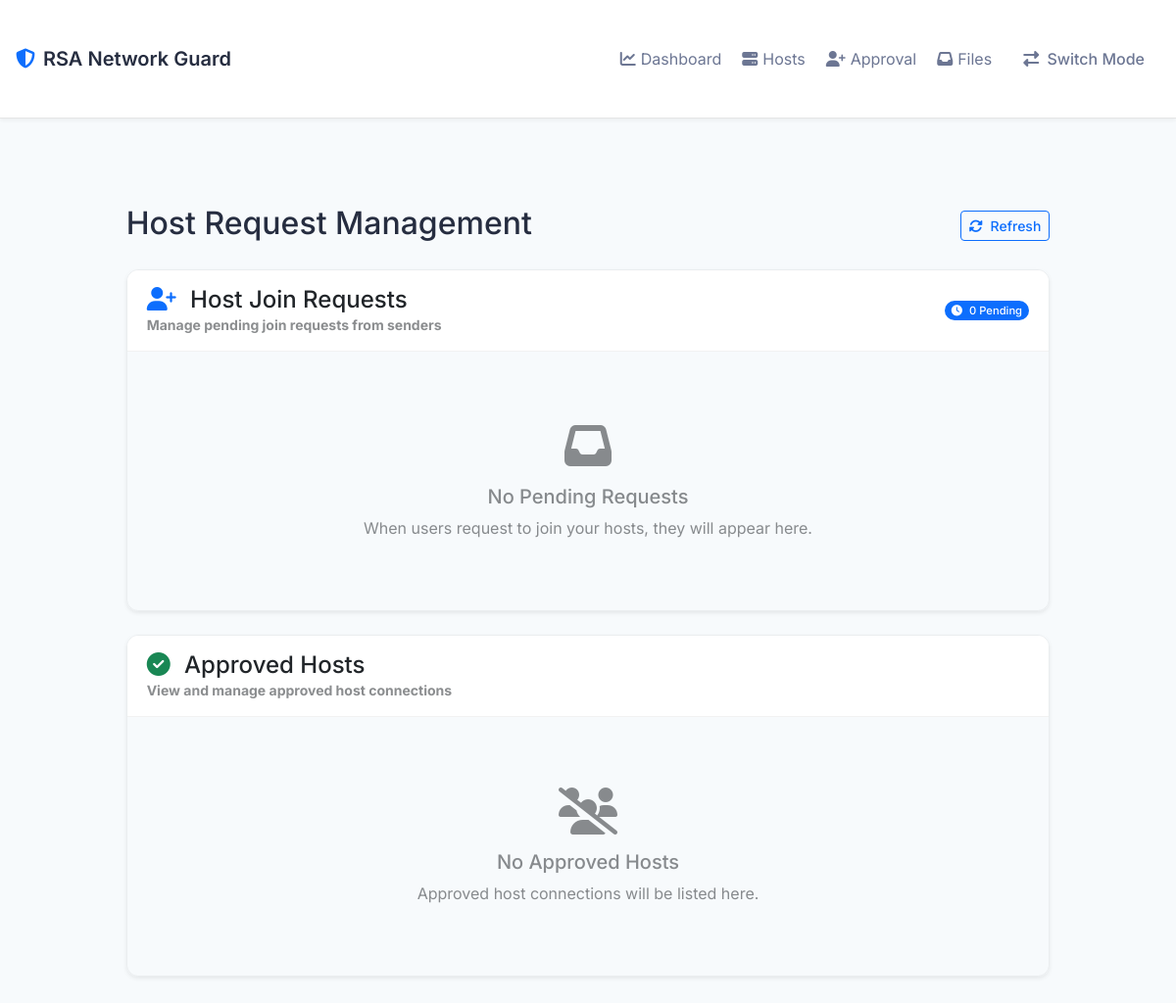
Page /receiver_host/approval on the earlier database version.
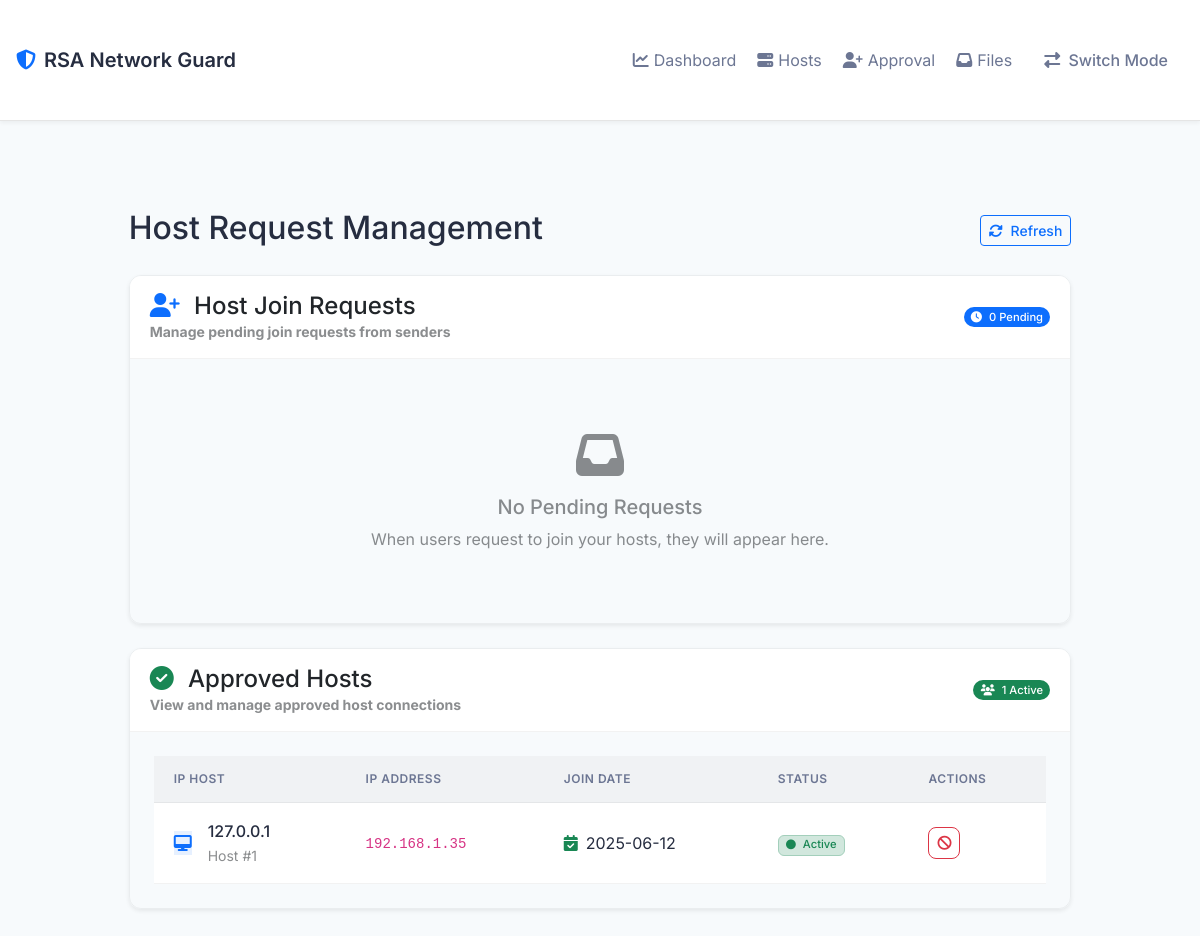
Same page on the later database version.
### models.py (models this page shows)
class HostJoinRequest(db.Model):
    id = db.Column(db.Integer, primary_key=True)
    host_id = db.Column(db.Integer, db.ForeignKey('host.id'), nullable=False)
    host_name = db.Column(db.String(100), nullable=False)
    sender_ip = db.Column(db.String(45), nullable=False)
    host_owner_ip = db.Column(db.String(45), nullable=False)
    message = db.Column(db.String(255))
    response_message = db.Column(db.String(255))
    status = db.Column(db.String(20), default='pending')
    created_at = db.Column(db.DateTime, nullable=False, default=datetime.utcnow)
    approved_at = db.Column(db.DateTime)
    rejected_at = db.Column(db.DateTime)
    revoked_at = db.Column(db.DateTime)
    host = db.relationship('Host', backref=db.backref('join_requests', lazy=True))

### routes.py (the view)
@app.route('/receiver_host/approval')
def receiver_host_approval():
    client_ip = get_client_ip()
    pending_requests = HostJoinRequest.query.filter_by(
        host_owner_ip=client_ip,
        status='pending'
    ).order_by(HostJoinRequest.created_at.desc()).all()
    approved_hosts = HostJoinRequest.query.filter_by(
        host_owner_ip=client_ip,
        status='approved'
    ).order_by(HostJoinRequest.approved_at.desc()).all()
    now = datetime.now()
    return render_template('host_approval.html',
                         pending_requests=pending_requests,
                         approved_hosts=approved_hosts,
                         now=now)

### routes.py (called while the page is built)
def get_client_ip():
    ip = None
    if request.headers.get('X-Forwarded-For'):
        ip = request.headers.get('X-Forwarded-For').split(',')[0].strip()
    elif request.headers.get('X-Real-IP'):
        ip = request.headers.get('X-Real-IP')
    else:
        ip = request.remote_addr
    try:
        return ipaddress.ip_address(ip).exploded
    except ValueError:
        return None

### templates/host_approval.html (shortened to what the changed rows need)
{% extends "base.html" %}
{% block content %}
<div class="container">
    <div class="row justify-content-center">
        <div class="col-lg-10">
            <div class="page-header mb-4">
                <div class="d-flex justify-content-between align-items-center">
                    <div>
                        <h2 class="mb-1">Host Request Management</h2>
                    </div>
                </div>
            </div>
            <div class="card shadow-sm">
                <div class="card-header bg-white py-3">
                    <div class="d-flex justify-content-between align-items-center">
                        <div>
                            <h4 class="mb-0">
                            </h4>
                            <p class="text-muted mb-0 small">View and manage approved host connections</p>
                        </div>
                        {% if approved_hosts %}
                        <span class="badge bg-success rounded-pill">
                            <i class="fas fa-users me-1"></i>
                            {{ approved_hosts|length }} Active
                        </span>
                        {% endif %}
                    </div>
                </div>
                <div class="card-body pending-requests">
                    {% if approved_hosts %}
                    <div class="table-responsive">
                        <table class="table table-hover align-middle">
                            <thead class="table-light">
                                <tr>
                                    <th>IP Host</th>
                                    <th>IP Address</th>
                                    <th>Join Date</th>
                                    <th>Status</th>
                                    <th>Actions</th>
                                </tr>
                            </thead>
                            <tbody>
                                {% for host in approved_hosts %}
                                <tr>
                                    <td>
                                        <div class="d-flex align-items-center">
                                            <div class="me-3">
                                                <div class="avatar-circle bg-primary bg-opacity-10 text-primary">
                                                    <i class="fas fa-desktop"></i>
                                                </div>
                                            </div>
                                            <div>
                                                <div class="fw-medium">{{ host.host_owner_ip }}</div>
                                                <small class="text-muted">Host #{{ host.id }}</small>
                                            </div>
                                        </div>
                                    </td>
                                    <td><code>{{ host.sender_ip }}</code></td>
                                    <td>
                                        <div class="d-flex align-items-center">
                                            <i class="fas fa-calendar-check me-2 text-success"></i>
                                            {{ host.approved_at.strftime('%Y-%m-%d') }}
                                        </div>
                                    </td>
                                    <td>
                                        <span class="badge bg-success-subtle text-success border border-success-subtle">
                                            <i class="fas fa-circle me-1 small"></i>
                                            Active
                                        </span>
                                    </td>
                                    <td>
                                        <form action="{{ url_for('revoke_host_access', host_id=host.id) }}" method="POST" class="d-inline">
                                            <button type="submit" class="btn btn-outline-danger btn-sm"
                                                    onclick="return confirm('Are you sure you want to revoke access for this host?')">
                                                <i class="fas fa-ban"></i>
                                            </button>
                                        </form>
                                    </td>
                                </tr>
                                {% endfor %}
                            </tbody>
                        </table>
                    </div>
                    {% else %}
                    <div class="text-center py-5">
                        <div class="mb-3">
                            <i class="fas fa-users-slash fa-3x text-muted"></i>
                        </div>
                        <h5 class="text-muted">No Approved Hosts</h5>
                        <p class="text-muted mb-0">Approved host connections will be listed here.</p>
                    </div>
                    {% endif %}
                </div>
            </div>
        </div>
    </div>
</div>
{% endblock %}

Differences in the rows shown:
added HostJoinRequest: host_owner_ip "127.0.0.1", id "1", sender_ip "192.168.1.35", approved_at "2025-06-12"
Other differences:
{{ approved_hosts|length }}: (not shown) → "1"
text no longer shown: "No Approved Hosts Approved host connections will be listed here."
text now shown: "Active IP HOST IP ADDRESS JOIN DATE STATUS ACTIONS"
